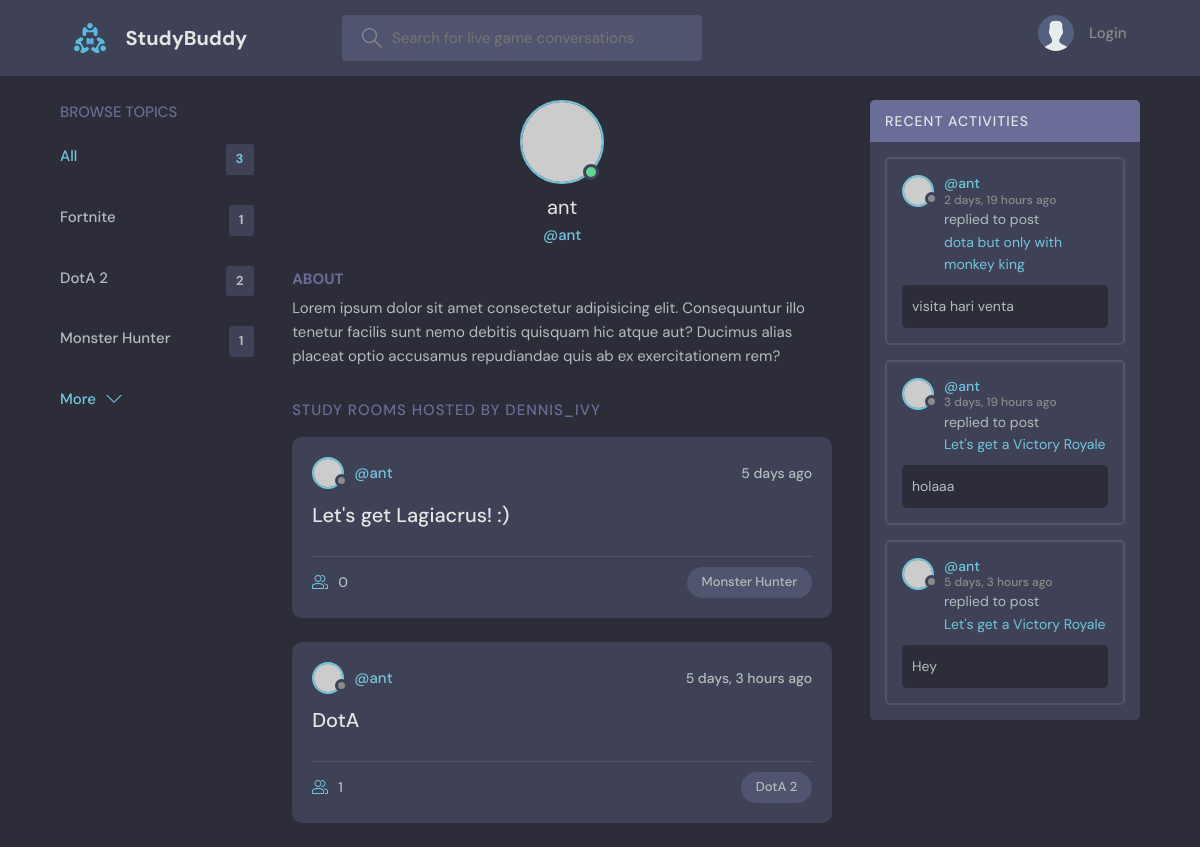
/profile/1/, run on an earlier commit of the app's database.
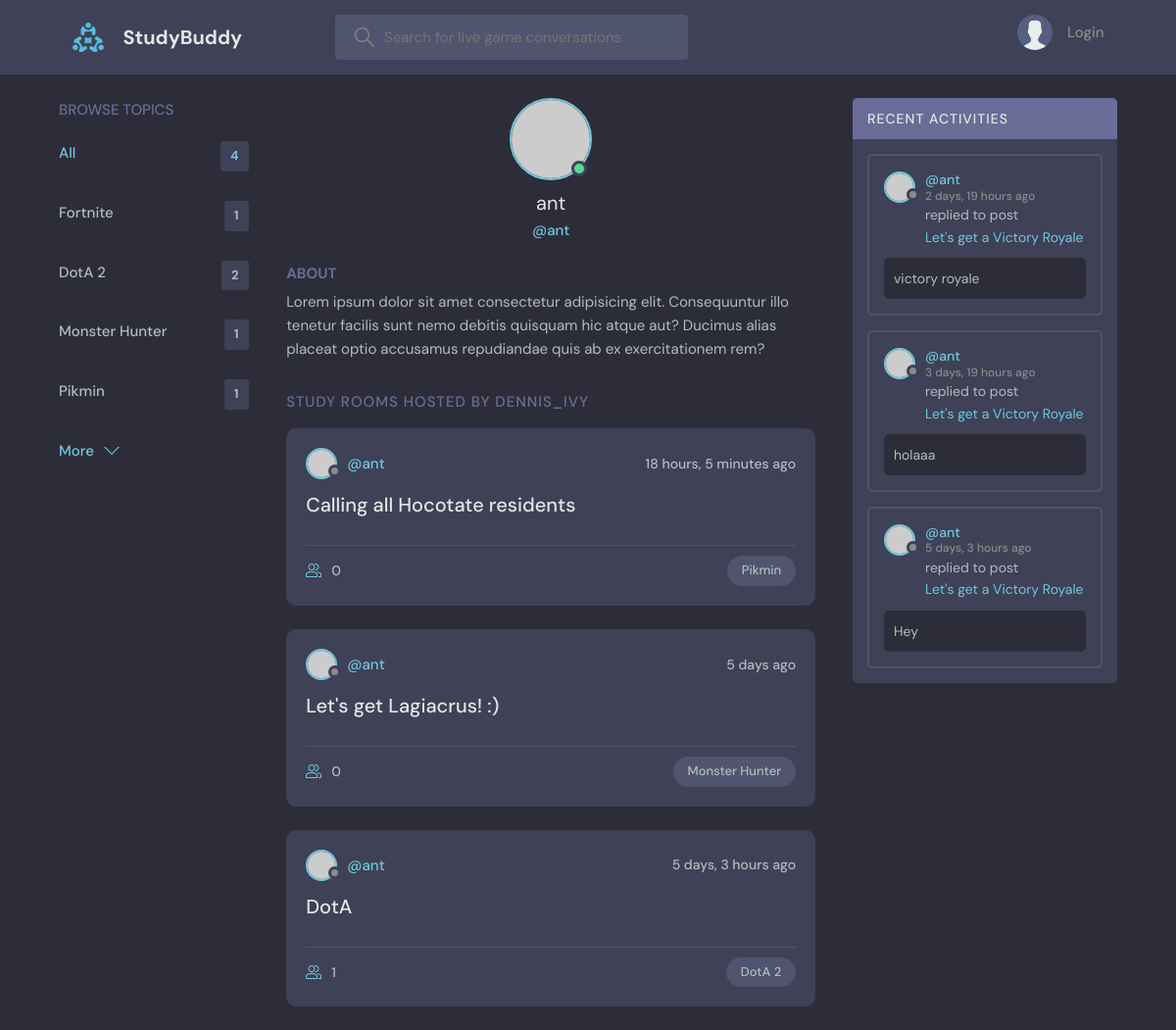
And on a later commit of the database.
### base/models.py (models this page shows, shortened)
class Game(models.Model):
    name = models.CharField(max_length=200)

class Room(models.Model):
    host = models.ForeignKey(User, on_delete=models.SET_NULL, null=True)
    game = models.ForeignKey(Game, on_delete=models.SET_NULL, null=True)
    name = models.CharField(max_length=200)
    description = models.TextField(null = True, blank=True)
    participants = models.ManyToManyField(User, related_name='participants', blank=True)
    updated = models.DateTimeField(auto_now=True)
    created = models.DateTimeField(auto_now_add=True)
    class Meta:
        ordering = ['-updated', '-created']
    def __str__(self):
        return self.name

class Message(models.Model):
    user = models.ForeignKey(User, on_delete=models.CASCADE)
    room = models.ForeignKey(Room, on_delete=models.CASCADE)
    body = models.TextField()
    updated = models.DateTimeField(auto_now=True)
    created = models.DateTimeField(auto_now_add=True)
    class Meta:
        ordering = ['-updated', '-created']

### base/views.py (the view)
# urls.py: path('profile/<int:pk>/', views.userProfile, name="user-profile"),
def userProfile(request, pk):
    user = User.objects.get(id=pk)
    rooms = user.room_set.all()
    user_messages = user.message_set.all()
    games = Game.objects.all()
    context = {'user':user, 'rooms':rooms,
               'games': games, 'sent_messages':user_messages}
    return render(request, 'base/user_profile.html', context)

### base/templates/base/user_profile.html (shortened to what this page needs)
{% extends 'main.html' %}
{% block content %}
<main class="profile-page layout layout--3">
  <div class="container">
    {% include 'base/game_component.html' %}
    <div class="roomList">
      <div class="profile">
        <div class="profile__avatar">
          <div class="avatar avatar--large active">
            <img src="https://randomuser.me/api/portraits/men/11.jpg" />
          </div>
        </div>
        <div class="profile__info">
          <h3>{{user.username}}</h3>
          <p>@{{user.username}}</p>
        </div>
        <div class="profile__about">
          <h3>About</h3>
          <p>
            Lorem ipsum dolor sit amet consectetur adipisicing elit. Consequuntur illo tenetur
            facilis sunt nemo debitis quisquam hic atque aut? Ducimus alias placeat optio
            accusamus repudiandae quis ab ex exercitationem rem?
          </p>
        </div>
      </div>
      <div class="roomList__header">
        <div>
          <h2>Study Rooms Hosted by dennis_ivy</a>
          </h2>
        </div>
      </div>
      {% include 'base/feed_component.html' %}
    </div>
    {% include 'base/activity_component.html' %}
  </div>
</main>
{% endblock content %}

### templates/main.html (shortened to what this page needs)
<!DOCTYPE html>
{% load static %}
<html lang="en">
  <head>
    <link rel="stylesheet" href="{% static 'styles/style.css' %}" />
  </head>
  <body>
    {% include 'navbar.html' %}
    {% block content %}
    {% endblock %}
  </body>
</html>

### templates/navbar.html (shortened to what this page needs)
{% load static %}
<header class="header header--loggedIn">
  <div class="container">
    <a href="{% url 'home' %}" class="header__logo">
      <img src="{% static 'images/logo.svg' %}" />
      <h1>StudyBuddy</h1>
    </a>
    <form class="header__search" method="GET" action="{% url 'home' %}">
      <label>
        <input name="q" placeholder="Search for live game conversations" />
      </label>
    </form>
    <nav class="header__menu">
      {% if request.user.is_authenticated %}
      <div class="header__user">
        <a href="{% url 'user-profile' request.user.id %}">
          <div class="avatar avatar--medium active">
            <img src="https://randomuser.me/api/portraits/men/37.jpg" />
          </div>
          <p>{{request.user.username}}<span>@{{request.user.username}}</span></p>
        </a>
        <button class="dropdown-button">
          <svg version="1.1" xmlns="http://www.w3.org/2000/svg" width="32" height="32" viewBox="0 0 32 32">
            <title>chevron-down</title>
            <path d="M16 21l-13-13h-3l16 16 16-16h-3l-13 13z"></path>
          </svg>
        </button>
      </div>
      {% else %}
      <a href="{% url 'login' %}">
        <img src="{% static 'images/avatar.svg' %}" />
        <p>Login</p>
      </a>
      {% endif %}
    </nav>
  </div>
</header>

### base/templates/base/game_component.html
<div class="topics">
    <div class="topics__header">
      <h2>Browse Topics</h2>
    </div>
    <ul class="topics__list">
      <li>
        <a href="{% url 'home' %}" class="active">All <span>{{games.count}}</span></a>
      </li>
      {% for game in games %}
      <li>
        <a href="{% url 'home' %}?q='{{game.name}}'">{{game.name}}<span>{{game.room_set.all.count}}</span></a>
      </li>
      {% endfor %}
    </ul>
    <a class="btn btn--link" href="{% url 'games' %}">
      More
      <svg version="1.1" xmlns="http://www.w3.org/2000/svg" width="32" height="32" viewBox="0 0 32 32">
        <title>chevron-down</title>
        <path d="M16 21l-13-13h-3l16 16 16-16h-3l-13 13z"></path>
      </svg>
    </a>
  </div>

### base/templates/base/feed_component.html (shortened to what this page needs)
{% for room in rooms %}
<div class="roomListRoom">
    <div class="roomListRoom__header">
      <a href="{% url 'user-profile' room.host.id %}" class="roomListRoom__author">
        <div class="avatar avatar--small">
          <img src="https://randomuser.me/api/portraits/women/11.jpg" />
        </div>
        <span>@{{room.host.username}}</span>
      </a>
      <div class="roomListRoom__actions">
        <span>{{room.created|timesince}} ago</span>
      </div>
    </div>
    <div class="roomListRoom__content">
      <a href="{% url 'room' room.id %}">{{room.name}}</a>
    </div>
    <div class="roomListRoom__meta">
      <a href="{% url 'room' room.id %}" class="roomListRoom__joined">
        {{room.participants.count}}
      </a>
      <p class="roomListRoom__topic">{{room.game.name}}</p>
    </div>
  </div>
{% endfor %}

### base/templates/base/activity_component.html (shortened to what this page needs)
<div class="activities">
    <div class="activities__header">
      <h2>Recent Activities</h2>
    </div>
    {% for message in sent_messages %}
    <div class="activities__box">
      <div class="activities__boxHeader roomListRoom__header">
        <a href="{% url 'user-profile' message.user.id %}" class="roomListRoom__author">
          <div class="avatar avatar--small">
            <img src="https://randomuser.me/api/portraits/women/11.jpg" />
          </div>
          <p>
            @{{message.user}}
            <span>{{message.created|timesince}} ago</span>
          </p>
        </a>
      </div>
      <div class="activities__boxContent">
        <p>replied to post <a href="{% url 'room' message.room.id %}">{{message.room}}</a></p>
        <div class="activities__boxRoomContent">
          {{message.body}}
        </div>
      </div>
    </div>
    {% endfor %}
</div>

What changed in the data, as far as the page shows it:
removed Message: user "ant", created "2 days, 19 hours", room "dota but only with monkey king", body "visita hari venta"
added Game: name "Pikmin", room_set.all.count "1"
added Room: host.username "ant", created "18 hours, 5 minutes", name "Calling all Hocotate residents", participants.count "0", game.name "Pikmin"
added Message: user "ant", created "2 days, 19 hours", room "Let's get a Victory Royale", body "victory royale"
Also different on the page:
{{ games.count }}: "3" → "4"
